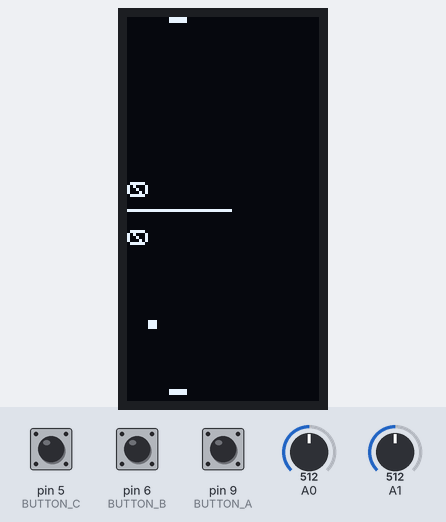
The sketch below on a simulated Arduino Uno, built with avr-gcc and run on an emulated ATmega328P. Shown: 64×128 one-colour display. Inputs (shaded band) come from the test bench; at power-on: pin 5 (BUTTON_C) HIGH, pin 9 (BUTTON_A) HIGH, A0 = 512, A1 = 512, pin 6 (BUTTON_B) HIGH. Random numbers use the default seed unless the sketch sets one.

Above: at 1.2 s.
1.3 s: pin 5 (BUTTON_C) pulled LOW for 1 s
At 1.52 s:
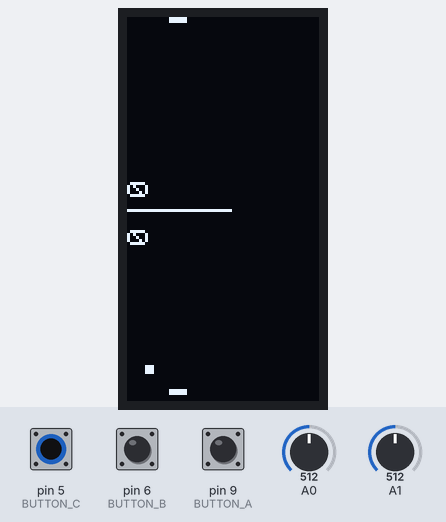
2.9 s: pin 9 (BUTTON_A) pulled LOW for 0.15 s
At 3.31 s:
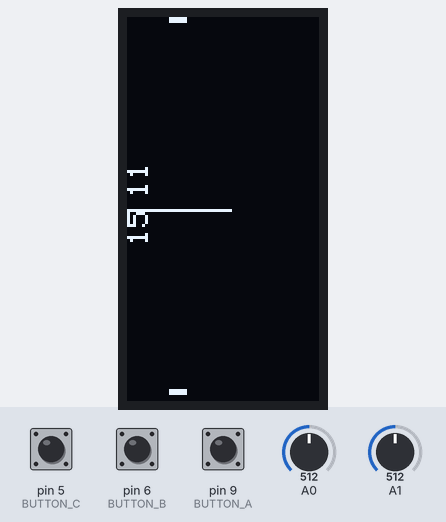
3.6 s: A0 set to 716
At 4.17 s:
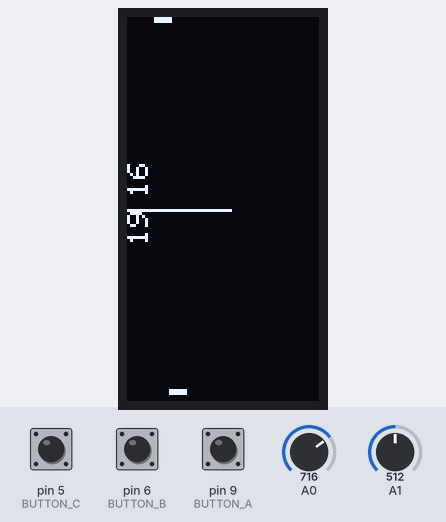
5.3 s: A1 set to 716
At 6.29 s:
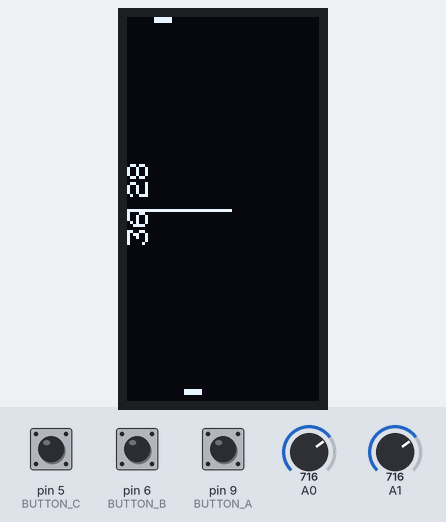
6.8 s: pin 6 (BUTTON_B) pulled LOW for 0.15 s
At 7.36 s:
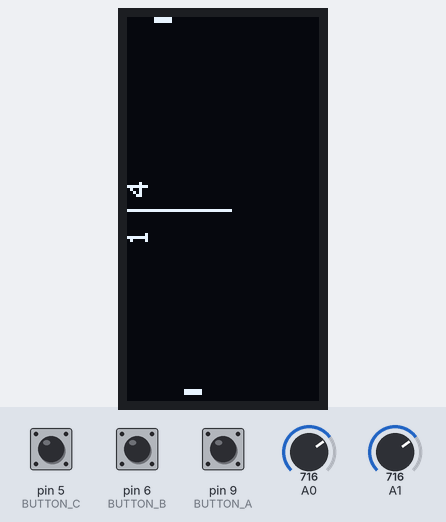
7.5 s: pin 5 (BUTTON_C) pulled LOW for 0.15 s
At 9.1 s:
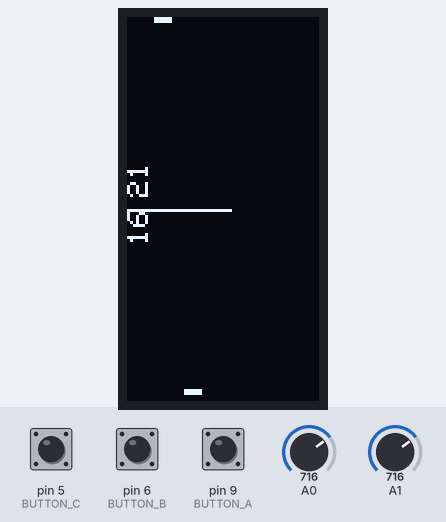
Timing chart, 0 to 9.2 s (numbered marks = the images above; inputs shaded):
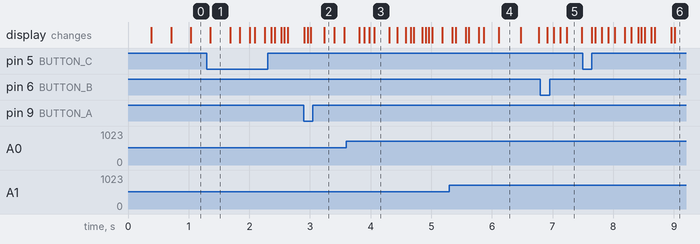

The sketch:

Pong.ino
```cpp
// Tomás de Camino
// www.funcostarica.org

//Utiliza Feather y Pantalla OLED

// Boton C incrementa velocidad de bola
// Boton A disminuye velocidad
// Boton B reinicia juego


#include <SPI.h>
#include <Wire.h>
#include <Adafruit_GFX.h>
#include <Adafruit_SSD1306.h>

#define BUTTON_A 9
#define BUTTON_B 6
#define BUTTON_C 5

#define OLED_RESET 4
Adafruit_SSD1306 display(OLED_RESET);

//pad position
int X1 = 11, X2 = 11;

//ball position and direction
int ballX = 16, ballY = 64;
int dirX = 1, dirY = 1;
int ballSpeed = 1;

//score
int playerA = 0, playerB = 0;


void setup() {
  //prepara display
  display.begin(SSD1306_SWITCHCAPVCC, 0x3C);
  display.setRotation(1);
  display.clearDisplay();
  //botones
  pinMode(BUTTON_A, INPUT_PULLUP);
  pinMode(BUTTON_B, INPUT_PULLUP);
  pinMode(BUTTON_C, INPUT_PULLUP);
  //pad pins
  pinMode(A0, INPUT);
  pinMode(A1, INPUT);
}

void loop() {
  //si aprieta B reinicia
  if (!digitalRead(BUTTON_B)) reiniciaPong();

  //cambia el grado de dificultad (velocidad de la bola)
  (digitalRead(BUTTON_A)) ? : ballSpeed--;
  (digitalRead(BUTTON_C)) ? : ballSpeed++;

  //limpia pantalla
  display.clearDisplay();

  //linea de el medio
  display.drawLine(0, 64, 34, 64, WHITE);

  //dibuja los pads
  X1 = map(analogRead(A0), 0, 1023, 31, 3);
  X2 = map(analogRead(A1), 0, 1023, 3, 31);
  drawPad(X2, 124);
  drawPad(X1, 0);

  //mueve la bola
  movedrawBall();
  //verifica donde esta la bola y rebota
  bounceBall();

  //puntos en pantalla
  display.setRotation(0);
  display.setTextSize(1);
  display.setTextColor(WHITE);
  display.setCursor( 68, 0);
  display.println(playerA);
  display.setCursor( 52, 0);
  display.println(playerB);
  display.setRotation(1);

  //redibuja la pantalla
  display.display();
}

void drawPad(int x, int y) {
  display.fillRect(x - 3, y, 6, 2, WHITE);

}

void movedrawBall() {
  //mueve la bola
  ballX += dirX * ballSpeed;
  ballY += dirY * ballSpeed;

  //dibuja la bola
  display.fillRect(ballX, ballY, 3, 3, WHITE);

}

//Este procedimiento es lo principal del juego
void bounceBall() {
  //rebota en los bordes de X
  (ballX >= 0 && ballX < 30) ? : dirX *= -1;

  //bordes de Y son puntos
  if (ballY < 0) {
    playerB++;
    initBall();
  }
  if (ballY > 124) {
    playerA++;
    initBall();
  }
  //revisa si pega en los pads y rebota
  int d1 = ballX - X1;
  int d2 = ballX - X2;
  (ballY == 0 && abs(d1) <= 2) ? : dirY *= -1;
  (ballY == 124 && abs(d2) <= 2) ? : dirY *= -1;

}

void initBall() {
  ballX = 16;
  ballY = 64;
  (random(4) >= 2) ? dirX = 1 : dirX = -1;
  (random(4) >= 2) ? dirY = 1 : dirY = -1;
}

void reiniciaPong() {
  ballX = 16;
  ballY = 64;
  (random(4) >= 2) ? dirX = 1 : dirX = -1;
  (random(4) >= 2) ? dirY = 1 : dirY = -1;
  playerA = 0;
  playerB = 0;
}
```
